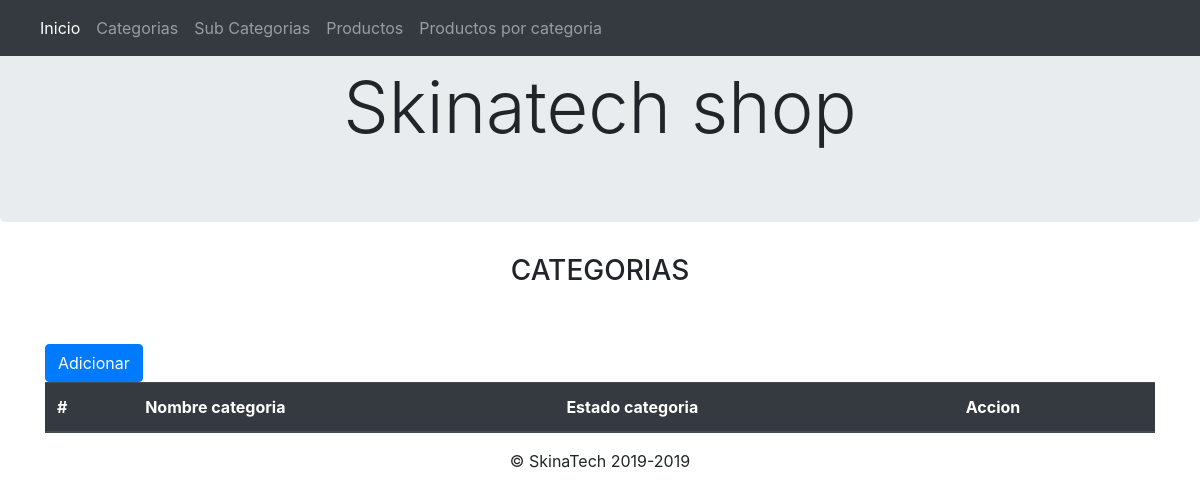
Before: /index.php/categories_controller with the older database file.
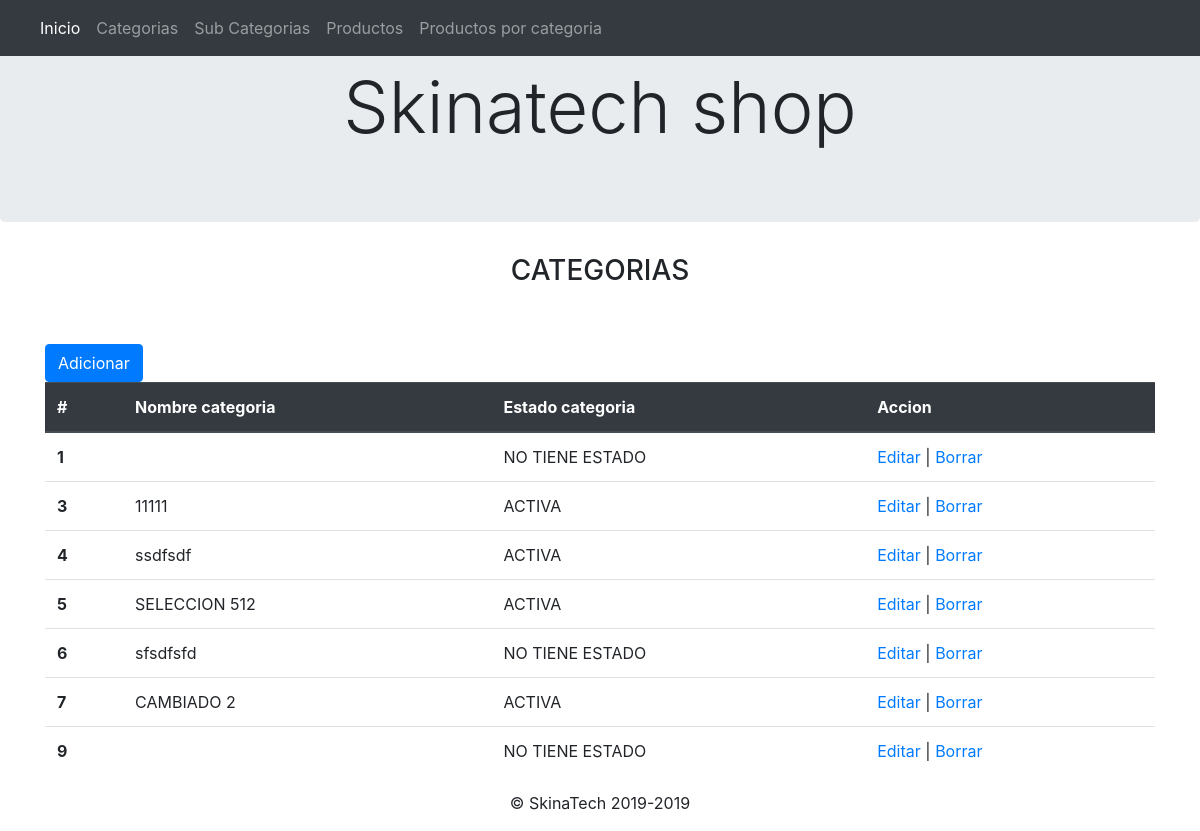
After: the same page with the newer database file.
### tables this page shows
CREATE TABLE `categorias` (
  `id_categoria` int(11) NOT NULL,
  `nombre_categoria` varchar(100) DEFAULT NULL,
  `es_activa` tinyint(1) DEFAULT '0'
);

### application/controllers/Categories_controller.php (called while the page is built, shortened)
<?php
class Categories_controller extends CI_Controller {
    public function __construct()
    {
        $this->load->model('Crud_model');
    }
    public function index()
    {
        $this->load->view('/includes/header_view');
        $data['result'] = $this->Crud_model->categories_show();
        $this->load->view('categories_view',$data);
        $this->load->view('includes/footer_view');
    }
}

### index.php (called while the page is built, shortened)
<?php
require_once BASEPATH.'core/CodeIgniter.php';

### application/models/Crud_model.php (called while the page is built, shortened)
<?php if ( ! defined('BASEPATH')) exit('No direct script access allowed');
class Crud_model extends CI_Model {
    function categories_show()
    {
        $query = $this->db->query('SELECT id_categoria, nombre_categoria,
        CASE
        WHEN es_activa = 0 THEN "INACTIVA"
        WHEN es_activa = 1 THEN "ACTIVA"
        ELSE "NO TIENE ESTADO"
        END AS es_activa FROM categorias');
        return $query->result();
    }
}

### application/views/categories_view.php (the view, shortened to what this page needs)
<div class="page-heade">
        <div class="container">
          <center><h3 class="display-6">CATEGORIAS</h3></center>
        </div>
</div>
<div class="container">
        <br>
        <br>
<button type="button" class="btn btn-primary" data-toggle="modal" data-target="#exampleModal">
  Adicionar
</button>
            <table class="table">
            <thead class="thead-dark">
                <tr>
                <th scope="col">#</th>
                <th scope="col">Nombre categoria</th>
                <th scope="col">Estado categoria</th>
                <th scope="col">Accion</th>
                </tr>
            </thead>
            <tbody>
                <?php foreach($result as $row) {?>
                <tr>
                <th scope="row"><?php echo $row->id_categoria;?></th>
                <td><?php echo $row->nombre_categoria;?></td>
                <td><?php echo $row->es_activa;?></td>
                <td>
                <a href="<?php echo site_url('Categories_controller/edit');?>/<?php echo $row->id_categoria;?>">Editar</a>  |
                <a href="<?php echo site_url('Categories_controller/delete');?>/<?php echo $row->id_categoria;?>">Borrar</a>
                </td>
                    </tr>
                    <?php } ?>
            </tbody>
            </table>
      </div>

Changed rows visible on the page:
added categorias: id_categoria "1", es_activa "NO TIENE ESTADO"
added categorias: id_categoria "3", nombre_categoria "11111", es_activa "ACTIVA"
added categorias: id_categoria "4", nombre_categoria "ssdfsdf", es_activa "ACTIVA"
added categorias: id_categoria "5", nombre_categoria "SELECCION 512", es_activa "ACTIVA"
added categorias: id_categoria "6", nombre_categoria "sfsdfsfd", es_activa "NO TIENE ESTADO"
added categorias: id_categoria "7", nombre_categoria "CAMBIADO 2", es_activa "ACTIVA"
added categorias: id_categoria "9", es_activa "NO TIENE ESTADO"
